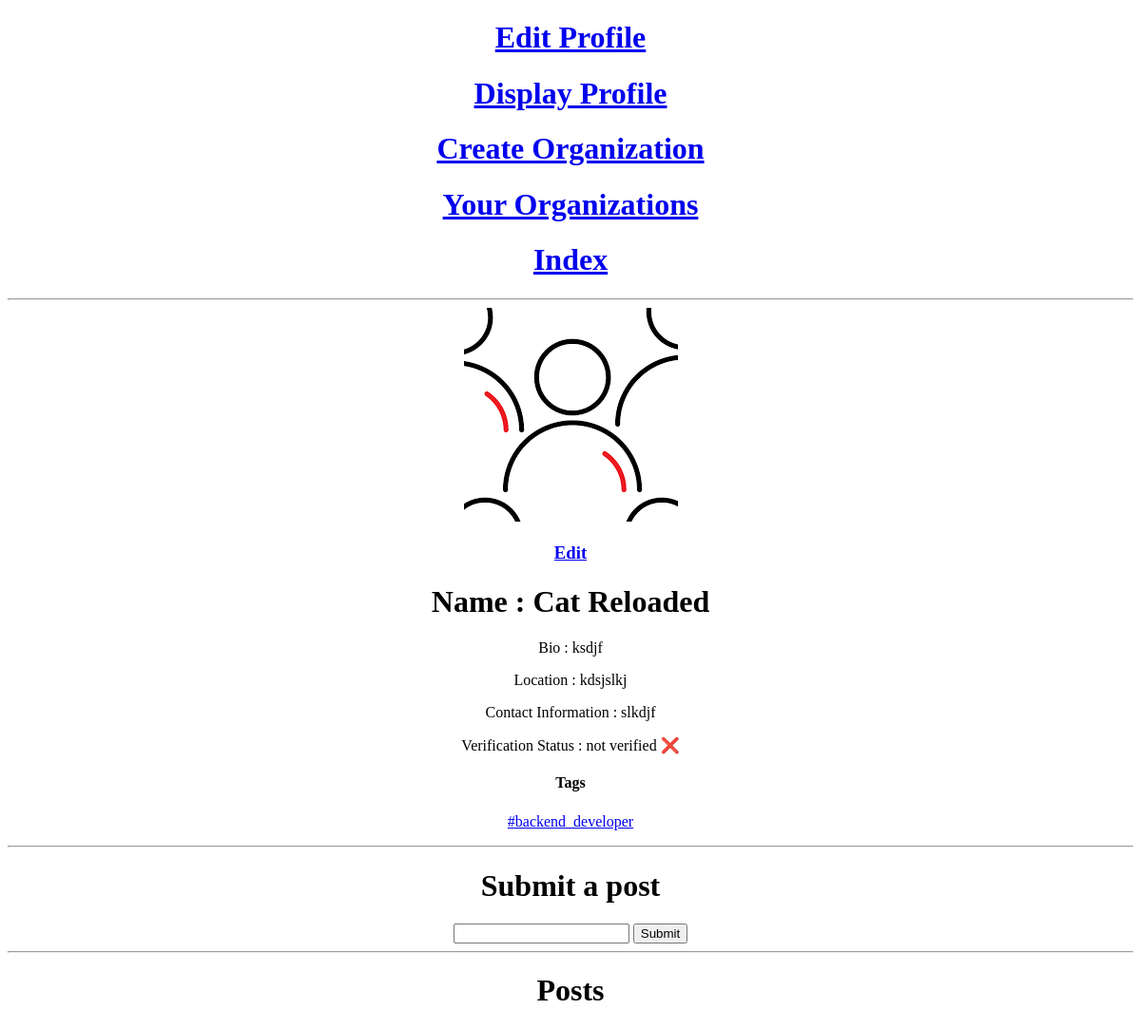
/org/cat-reloaded, run on an earlier commit of the app's database.
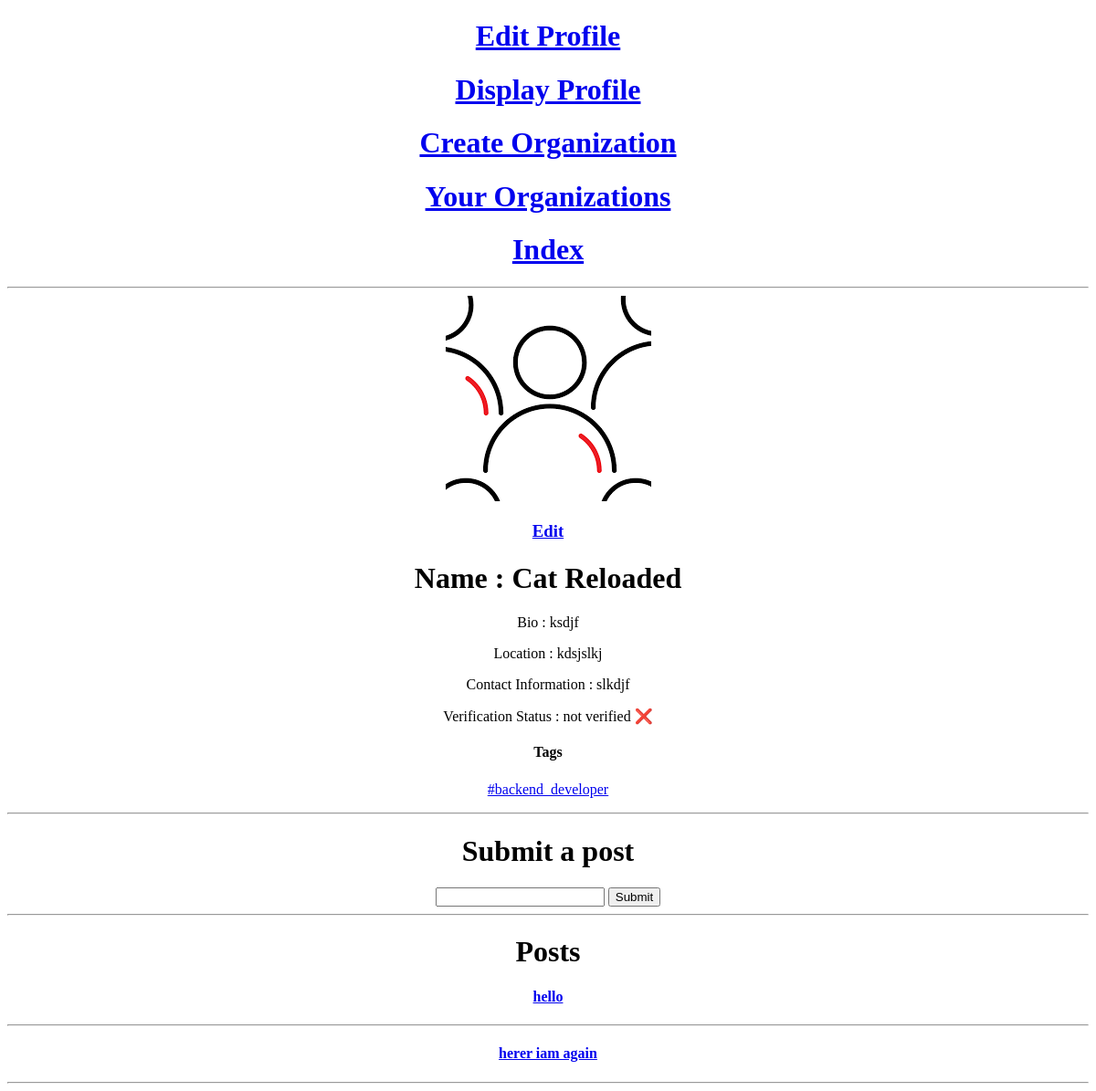
And on a later commit of the database.
### infrastructure/models.py (models this page shows, shortened)
class Tag(models.Model):
	name = models.TextField()
	verified = models.BooleanField(default=False)
	def __str__(self):
		return self.name

class Post(models.Model):
	content = models.TextField()
	created_at = models.DateTimeField(auto_now_add=True)
	publisher_user = models.ForeignKey(Profile, related_name='user_post', on_delete=models.CASCADE, null = True,
		blank = True)
	publisher_org = models.ForeignKey(Organization, related_name='org_post', on_delete=models.CASCADE, null = True,
		blank = True)

### infrastructure/views.py (the view)
# urls.py: path('org/<slug>', views.OrganizationDetail.as_view(), name='org-detail'),
class OrganizationDetail(DetailView):
	model = Organization

### infrastructure/templates/infrastructure/organization_detail.html (shortened to what this page needs)
{%extends 'base.html'%}
{%block content%}
<img src="{{ object.avatar_thumbnail.url }}" >
<h3><a href="{% url 'infrastructure:org-edit' slug=object.slug %}">Edit</a></h3>
<h1>Name : {{ object.name }}</h1>
<p>Bio : {{ object.bio }}</p>
<p>Location : {{ object.location }}</p>
<p>Contact Information : {{ object.contact_information }}</p>
<p>Verification Status :
	{% if object.verified %}
		verified ✅
	{%else%}
		not verified ❌
	{%endif%}
</p>
<h4>Tags</h4>
{%for tag in object.tags.all%}
<p> <a href="{% url 'infrastructure:tag-user-view' tag_name=tag.name %}">{{tag}}</a> </p>
{%endfor%}
<hr>
<h1>Submit a post</h1>
<form id='form1' method="post" action="{% url 'infrastructure:publish-post-org' slug=object.slug %}">
	<input type="text" name='text'>
	<input type="submit" name="submit">
</form>
<hr>
<h1>Posts</h1>
{%for post in object.org_post.all%}
<h4><a href="{%url 'infrastructure:post-detail' id=post.id%}">{{post.content}}</a></h4>
<hr>
{%endfor%}
{%endblock%}

What changed in the data, as far as the page shows it:
added Post: content "hello"
added Post: content "herer iam again"
